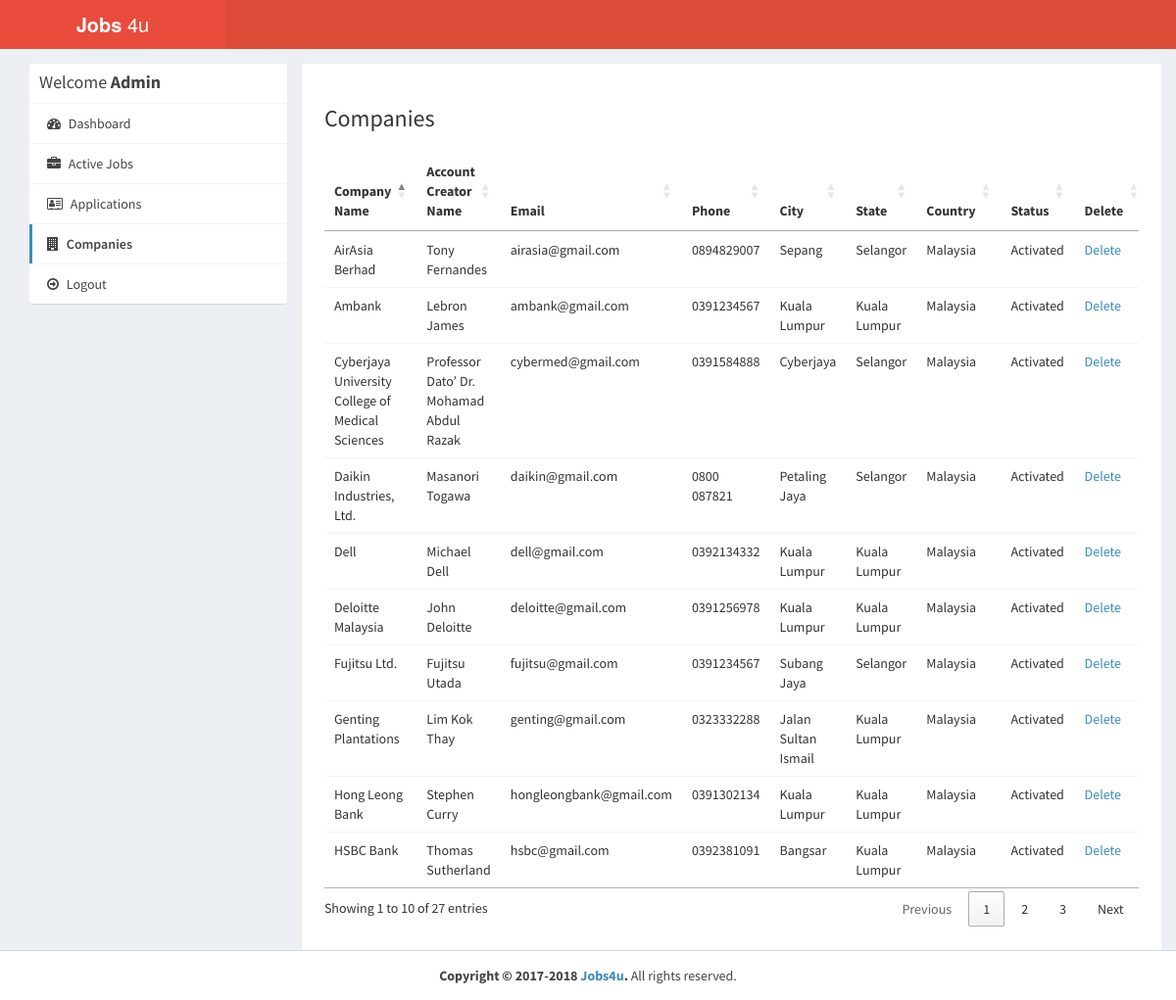
/admin/companies.php (signed in), run on the app's committed database.
### tables this page shows
CREATE TABLE `company` (
  `id_company` int(11) NOT NULL,
  `name` varchar(255) NOT NULL,
  `companyname` varchar(255) NOT NULL,
  `country` varchar(255) NOT NULL,
  `state` varchar(255) NOT NULL,
  `city` varchar(255) NOT NULL,
  `contactno` varchar(255) NOT NULL,
  `website` varchar(255) NOT NULL,
  `email` varchar(255) NOT NULL,
  `password` varchar(255) NOT NULL,
  `aboutme` varchar(255) DEFAULT NULL,
  `logo` varchar(255) NOT NULL,
  `createdAt` timestamp NOT NULL DEFAULT CURRENT_TIMESTAMP,
  `active` int(11) NOT NULL DEFAULT '2'
);

### admin/companies.php (the view, shortened to what this page needs)
<?php
require_once("../db.php");
?>
<!DOCTYPE html>
<html>
<head>
  <link rel="stylesheet" href="https://cdnjs.cloudflare.com/ajax/libs/twitter-bootstrap/3.3.7/css/bootstrap.min.css">
  <link rel="stylesheet" href="https://cdnjs.cloudflare.com/ajax/libs/font-awesome/4.7.0/css/font-awesome.min.css">
  <link rel="stylesheet" href="https://cdnjs.cloudflare.com/ajax/libs/ionicons/2.0.1/css/ionicons.min.css">
  <link rel="stylesheet" href="https://cdn.datatables.net/1.10.15/css/jquery.dataTables.min.css">
  <link rel="stylesheet" href="../css/AdminLTE.min.css">
  <link rel="stylesheet" href="../css/_all-skins.min.css">
  <link rel="stylesheet" href="../css/custom.css">
</head>
<body class="hold-transition skin-red sidebar-mini">
<div class="wrapper">
  <header class="main-header">
    <a href="index.php" class="logo logo-bg">
      <span class="logo-lg"><b>Jobs</b> 4u</span>
    </a>
    <nav class="navbar navbar-static-top">
    </nav>
  </header>
  <div class="content-wrapper" style="margin-left: 0px;">
    <section id="candidates" class="content-header">
      <div class="container">
        <div class="row">
          <div class="col-md-3">
            <div class="box box-solid">
              <div class="box-header with-border">
                <h3 class="box-title">Welcome <b>Admin</b></h3>
              </div>
              <div class="box-body no-padding">
                <ul class="nav nav-pills nav-stacked">
                  <li><a href="dashboard.php"><i class="fa fa-dashboard"></i> Dashboard</a></li>
                  <li><a href="active-jobs.php"><i class="fa fa-briefcase"></i> Active Jobs</a></li>
                  <li><a href="applications.php"><i class="fa fa-address-card-o"></i> Applications</a></li>
                  <li class="active"><a href="companies.php"><i class="fa fa-building"></i> Companies</a></li>
                  <li><a href="../logout.php"><i class="fa fa-arrow-circle-o-right"></i> Logout</a></li>
                </ul>
              </div>
            </div>
          </div>
          <div class="col-md-9 bg-white padding-2">
            <h3>Companies</h3>
            <div class="row margin-top-20">
              <div class="col-md-12">
                <div class="box-body table-responsive no-padding">
                  <table id="example2" class="table table-hover">
                    <thead>
                      <th>Company Name</th>
                      <th>Account Creator Name</th>
                      <th>Email</th>
                      <th>Phone</th>
                      <th>City</th>
                      <th>State</th>
                      <th>Country</th>
                      <th>Status</th>
                      <th>Delete</th>
                    </thead>
                    <tbody>
                      <?php
                      $sql = "SELECT * FROM company";
                      $result = $conn->query($sql);
                      if($result->num_rows > 0) {
                        while($row = $result->fetch_assoc()) {
                      ?>
                      <tr>
                        <td><?php echo $row['companyname']; ?></td>
                        <td><?php echo $row['name']; ?></td>
                        <td><?php echo $row['email']; ?></td>
                        <td><?php echo $row['contactno']; ?></td>
                        <td><?php echo $row['city']; ?></td>
                        <td><?php echo $row['state']; ?></td>
                        <td><?php echo $row['country']; ?></td>
                        <td>
                        <?php
                          if($row['active'] == '1') {
                            echo "Activated";
                          } else if($row['active'] == '2') {
                            ?>
                            <a href="reject-company.php?id=<?php echo $row['id_company']; ?>">Reject</a> <a href="approve-company.php?id=<?php echo $row['id_company']; ?>">Approve</a>
                            <?php
                          } else if ($row['active'] == '3') {
                            ?>
                              <a href="approve-company.php?id=<?php echo $row['id_company']; ?>">Reactivate</a>
                            <?php
                          } else if($row['active'] == '0') {
                            echo "Rejected";
                          }
                        ?>
                        </td>
                        <td><a href="delete-company.php?id=<?php echo $row['id_company']; ?>">Delete</a></td>
                      </tr>
                     <?php
                        }
                      }
                    ?>
                    </tbody>
                  </table>
                </div>
              </div>
            </div>
          </div>
        </div>
      </div>
    </section>
  </div>
  <footer class="main-footer" style="margin-left: 0px;">
    <div class="text-center">
      <strong>Copyright &copy; 2017-2018 <a href="../index.php">Jobs4u</a>.</strong> All rights
    reserved.
    </div>
  </footer>
</div>
</body>
</html>

### css/custom.css (style rules this page uses)
.logo-bg { background-color: #E94B3C !important; }
.margin-top-20 { margin-top: 20px; }
.padding-2 { padding: 2%; }
.bg-white { background-color: #fff; }

### data on the page
company: companyname "Hong Leong Bank", name "Stephen Curry", email "hongleongbank@gmail.com", contactno "0391302134", city "Kuala Lumpur", state "Kuala Lumpur", country "Malaysia", active "Activated"
company: companyname "Ambank", name "Lebron James", email "ambank@gmail.com", contactno "0391234567", city "Kuala Lumpur", state "Kuala Lumpur", country "Malaysia", active "Activated"
company: companyname "Dell", name "Michael Dell", email "dell@gmail.com", contactno "0392134332", city "Kuala Lumpur", state "Kuala Lumpur", country "Malaysia", active "Activated"
company: companyname "Fujitsu Ltd.", name "Fujitsu Utada", email "fujitsu@gmail.com", contactno "0391234567", city "Subang Jaya", state "Selangor", country "Malaysia", active "Activated"
company: companyname "Deloitte Malaysia", name "John Deloitte", email "deloitte@gmail.com", contactno "0391256978", city "Kuala Lumpur", state "Kuala Lumpur", country "Malaysia", active "Activated"
company: companyname "HSBC Bank", name "Thomas Sutherland", email "hsbc@gmail.com", contactno "0392381091", city "Bangsar", state "Kuala Lumpur", country "Malaysia", active "Activated"
company: companyname "Daikin Industries, Ltd.", name "Masanori Togawa", email "daikin@gmail.com", contactno "0800 087821", city "Petaling Jaya", state "Selangor", country "Malaysia", active "Activated"
company: companyname "Cyberjaya University College of Medical Sciences", name "Professor Dato’ Dr. Mohamad Abdul Razak", email "cybermed@gmail.com", contactno "0391584888", city "Cyberjaya", state "Selangor", country "Malaysia", active "Activated"
company: companyname "AirAsia Berhad", name "Tony Fernandes", email "airasia@gmail.com", contactno "0894829007", city "Sepang", state "Selangor", country "Malaysia", active "Activated"
company: companyname "Genting Plantations", name "Lim Kok Thay", email "genting@gmail.com", contactno "0323332288", city "Jalan Sultan Ismail", state "Kuala Lumpur", country "Malaysia", active "Activated"
